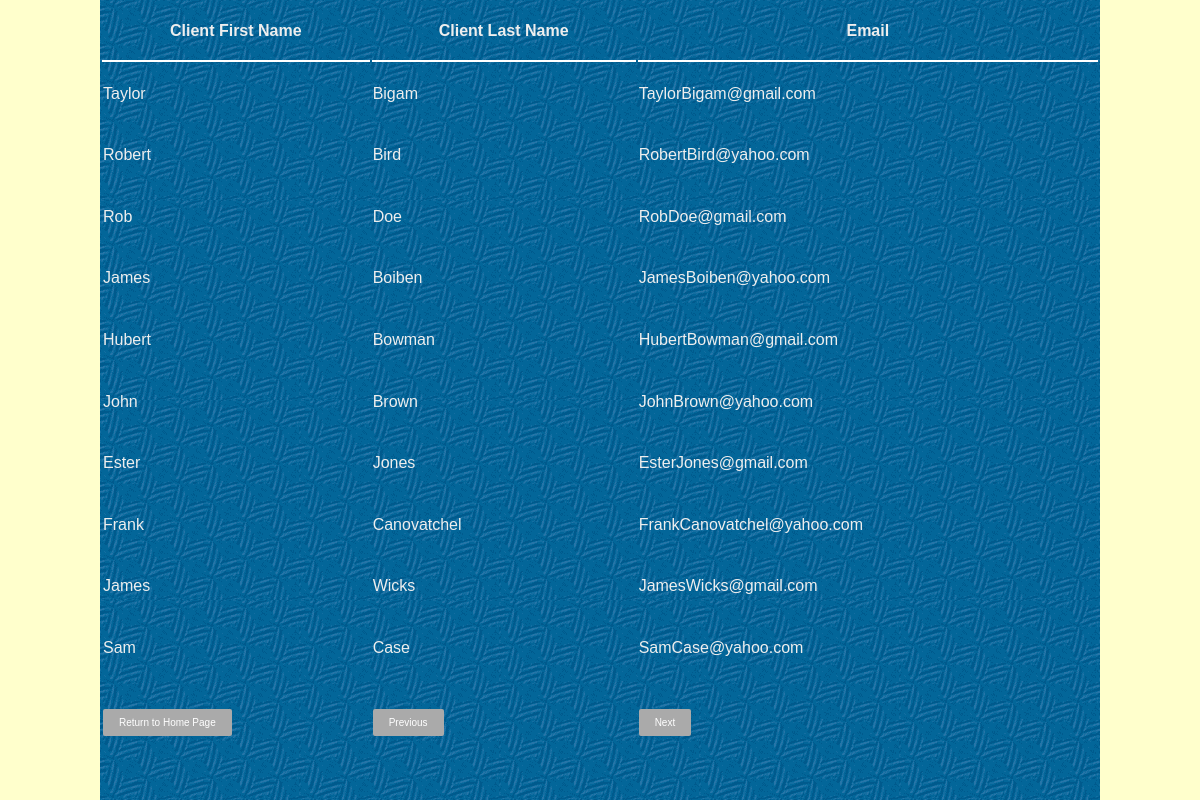
The page /data/show_data.php?startrow=10 on the database its author committed.
### tables this page shows
CREATE TABLE IF NOT EXISTS CorpClient (
  cid INT NOT NULL,
  cfn VARCHAR(255) NOT NULL,
  cln VARCHAR(255) NOT NULL,
  cem VARCHAR(255) NOT NULL,
  dept_id INT NOT NULL,
  PRIMARY KEY (cid),
  CONSTRAINT fk_Client_Department1
    FOREIGN KEY (dept_id)
    REFERENCES Department (dept_id)
    ON DELETE NO ACTION
    ON UPDATE NO ACTION);

### data/show_data.php (the view, shortened to what this page needs)
<?php
require_once("db_connect.php");
include("../include/header_1.inc");
include("../include/header_2.inc");
$sql = "select * from corpclient";
$result = mysqli_query($link,$sql);
$rowcount=mysqli_num_rows($result);
if (!isset($_GET['startrow']) or !is_numeric($_GET['startrow'])) {
  $startrow = 0;
}
elseif($_GET['startrow']<=0)
{
  $startrow = 0;
}
elseif($_GET['startrow']<$rowcount and $_GET['startrow']!=0)
{
  $startrow = (int)$_GET['startrow'];
}
else
{
	$startrow = 0;
}
$query1 = "select cfn,cln,cem
from corpclient
order by cid
LIMIT $startrow, 10";
$result1 = mysqli_query($link,$query1);
echo"
<table id='showOutput'>
	<tr>
		<td class='client_data'>Client First Name</td><td class='client_data'>Client Last Name</td><td class='client_data'>Email</td></tr>";
		while($row = mysqli_fetch_array($result1))
		{
			echo"
			<tr>
			<td class='data_td'>{$row['cfn']}</td>" .
			"<td class='data_td'>{$row['cln']} </td>" .
			"<td class='data_td'>{$row['cem']}</td>".
			"</tr>";
		}
echo"
	<tr>
		<td>
			<button class='btn' onclick=\"window.location.href='../index.php'\">Return to Home Page</button>
		</td>
		<td>
			<a class='btn' href=".$_SERVER['PHP_SELF'].'?startrow='.($startrow-10);
			echo">Previous</a>
		</td>
		<td  colspan='3'>
			<a class='btn' href=".$_SERVER['PHP_SELF'].'?startrow='.($startrow+10);
			echo">Next</a>
		</td>
	</tr>
</table>";
include("../include/footer.inc");
?>

### common/form_val.css (style rules this page uses)
html,body { font-size:12pt; font-family:arial; color:#000000; background-color:#ffffcc; margin:0px; width:100%; height:100%; }
table { margin:auto; color:#eeeeee; width:1000px; min-height:768px; }
.btn { background-color: #aaaaaa; border: none; color: white; padding: 8px 16px; text-align: center; text-decoration: none; display: inline-block; font-size: 10px; border-radius: 2px; -webkit-transition-duration: 0.4s; transition-duration: 0.4s; }
.client_data { vertical-align:top; font-weight:bold; font-size:16px; height:5%; text-align:center; padding:2%; border-bottom-style:solid; border-bottom-width:2px; border-bottom-color:rgb(255,255,255); }

### rows shown on the page
corpclient: cfn "Taylor", cln "Bigam", cem "TaylorBigam@gmail.com"
corpclient: cfn "Robert", cln "Bird", cem "RobertBird@yahoo.com"
corpclient: cfn "Rob", cln "Doe", cem "RobDoe@gmail.com"
corpclient: cfn "James", cln "Boiben", cem "JamesBoiben@yahoo.com"
corpclient: cfn "Hubert", cln "Bowman", cem "HubertBowman@gmail.com"
corpclient: cfn "John", cln "Brown", cem "JohnBrown@yahoo.com"
corpclient: cfn "Ester", cln "Jones", cem "EsterJones@gmail.com"
corpclient: cfn "Frank", cln "Canovatchel", cem "FrankCanovatchel@yahoo.com"
corpclient: cfn "James", cln "Wicks", cem "JamesWicks@gmail.com"
corpclient: cfn "Sam", cln "Case", cem "SamCase@yahoo.com"
